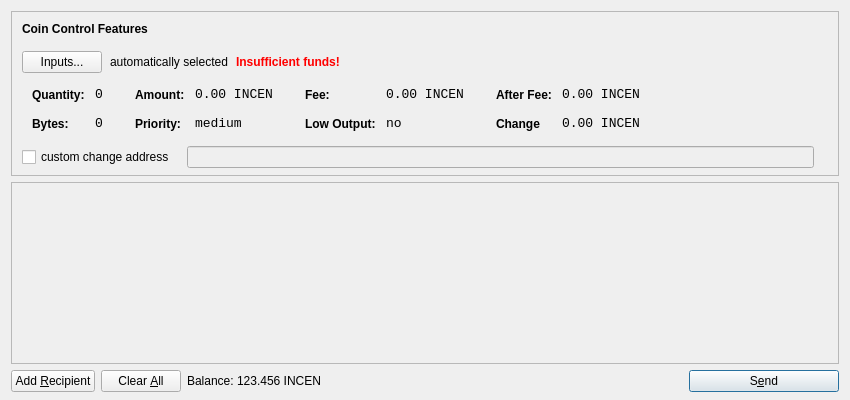
<?xml version="1.0" encoding="UTF-8"?>
<ui version="4.0">
 <class>SendCoinsDialog</class>
 <widget class="QDialog" name="SendCoinsDialog">
  <property name="geometry">
   <rect>
    <x>0</x>
    <y>0</y>
    <width>850</width>
    <height>400</height>
   </rect>
  </property>
  <property name="windowTitle">
   <string>Send Coins</string>
  </property>
  <layout class="QVBoxLayout" name="verticalLayout" stretch="0,1,0">
   <property name="bottomMargin">
    <number>8</number>
   </property>
   <item>
    <widget class="QFrame" name="frameCoinControl">
     <property name="sizePolicy">
      <sizepolicy hsizetype="Expanding" vsizetype="Expanding">
       <horstretch>0</horstretch>
       <verstretch>0</verstretch>
      </sizepolicy>
     </property>
     <property name="maximumSize">
      <size>
       <width>16777215</width>
       <height>16777215</height>
      </size>
     </property>
     <property name="frameShape">
      <enum>QFrame::StyledPanel</enum>
     </property>
     <property name="frameShadow">
      <enum>QFrame::Sunken</enum>
     </property>
     <layout class="QVBoxLayout" name="verticalLayoutCoinControl2">
      <property name="spacing">
       <number>-1</number>
      </property>
      <property name="leftMargin">
       <number>0</number>
      </property>
      <property name="topMargin">
       <number>0</number>
      </property>
      <property name="rightMargin">
       <number>0</number>
      </property>
      <property name="bottomMargin">
       <number>6</number>
      </property>
      <item>
       <layout class="QVBoxLayout" name="verticalLayoutCoinControl" stretch="0,0,0,0,1">
        <property name="spacing">
         <number>0</number>
        </property>
        <property name="leftMargin">
         <number>10</number>
        </property>
        <property name="topMargin">
         <number>10</number>
        </property>
        <item>
         <layout class="QHBoxLayout" name="horizontalLayoutCoinControl1">
          <property name="bottomMargin">
           <number>15</number>
          </property>
          <item>
           <widget class="QLabel" name="labelCoinControlFeatures">
            <property name="sizePolicy">
             <sizepolicy hsizetype="Preferred" vsizetype="Maximum">
              <horstretch>0</horstretch>
              <verstretch>0</verstretch>
             </sizepolicy>
            </property>
            <property name="font">
             <font>
              <weight>75</weight>
              <bold>true</bold>
             </font>
            </property>
            <property name="styleSheet">
             <string notr="true">font-weight:bold;</string>
            </property>
            <property name="text">
             <string>Coin Control Features</string>
            </property>
           </widget>
          </item>
         </layout>
        </item>
        <item>
         <layout class="QHBoxLayout" name="horizontalLayoutCoinControl2" stretch="0,0,0,0">
          <property name="spacing">
           <number>8</number>
          </property>
          <property name="bottomMargin">
           <number>10</number>
          </property>
          <item>
           <widget class="QPushButton" name="pushButtonCoinControl">
            <property name="styleSheet">
             <string notr="true"/>
            </property>
            <property name="text">
             <string>Inputs...</string>
            </property>
           </widget>
          </item>
          <item>
           <widget class="QLabel" name="labelCoinControlAutomaticallySelected">
            <property name="text">
             <string>automatically selected</string>
            </property>
            <property name="margin">
             <number>5</number>
            </property>
           </widget>
          </item>
          <item>
           <widget class="QLabel" name="labelCoinControlInsuffFunds">
            <property name="font">
             <font>
              <weight>75</weight>
              <bold>true</bold>
             </font>
            </property>
            <property name="styleSheet">
             <string notr="true">color:red;font-weight:bold;</string>
            </property>
            <property name="text">
             <string>Insufficient funds!</string>
            </property>
            <property name="margin">
             <number>5</number>
            </property>
           </widget>
          </item>
          <item>
           <spacer name="horizontalSpacerCoinControl">
            <property name="orientation">
             <enum>Qt::Horizontal</enum>
            </property>
            <property name="sizeHint" stdset="0">
             <size>
              <width>40</width>
              <height>1</height>
             </size>
            </property>
           </spacer>
          </item>
         </layout>
        </item>
        <item>
         <widget class="QWidget" name="widgetCoinControl" native="true">
          <property name="sizePolicy">
           <sizepolicy hsizetype="Preferred" vsizetype="Preferred">
            <horstretch>0</horstretch>
            <verstretch>0</verstretch>
           </sizepolicy>
          </property>
          <property name="minimumSize">
           <size>
            <width>0</width>
            <height>0</height>
           </size>
          </property>
          <property name="styleSheet">
           <string notr="true"/>
          </property>
          <layout class="QHBoxLayout" name="horizontalLayoutCoinControl5">
           <property name="margin">
            <number>0</number>
           </property>
           <item>
            <layout class="QHBoxLayout" name="horizontalLayoutCoinControl3" stretch="0,0,0,1">
             <property name="spacing">
              <number>20</number>
             </property>
             <property name="topMargin">
              <number>0</number>
             </property>
             <property name="bottomMargin">
              <number>10</number>
             </property>
             <item>
              <layout class="QFormLayout" name="formLayoutCoinControl1">
               <property name="horizontalSpacing">
                <number>10</number>
               </property>
               <property name="verticalSpacing">
                <number>14</number>
               </property>
               <property name="leftMargin">
                <number>10</number>
               </property>
               <property name="topMargin">
                <number>4</number>
               </property>
               <property name="rightMargin">
                <number>6</number>
               </property>
               <item row="0" column="0">
                <widget class="QLabel" name="labelCoinControlQuantityText">
                 <property name="styleSheet">
                  <string notr="true">font-weight:bold;</string>
                 </property>
                 <property name="text">
                  <string>Quantity:</string>
                 </property>
                 <property name="margin">
                  <number>0</number>
                 </property>
                </widget>
               </item>
               <item row="0" column="1">
                <widget class="QLabel" name="labelCoinControlQuantity">
                 <property name="font">
                  <font>
                   <family>Monospace</family>
                   <pointsize>10</pointsize>
                  </font>
                 </property>
                 <property name="cursor">
                  <cursorShape>IBeamCursor</cursorShape>
                 </property>
                 <property name="contextMenuPolicy">
                  <enum>Qt::ActionsContextMenu</enum>
                 </property>
                 <property name="text">
                  <string>0</string>
                 </property>
                 <property name="margin">
                  <number>0</number>
                 </property>
                 <property name="textInteractionFlags">
                  <set>Qt::LinksAccessibleByMouse|Qt::TextSelectableByKeyboard|Qt::TextSelectableByMouse</set>
                 </property>
                </widget>
               </item>
               <item row="1" column="0">
                <widget class="QLabel" name="labelCoinControlBytesText">
                 <property name="styleSheet">
                  <string notr="true">font-weight:bold;</string>
                 </property>
                 <property name="text">
                  <string>Bytes:</string>
                 </property>
                </widget>
               </item>
               <item row="1" column="1">
                <widget class="QLabel" name="labelCoinControlBytes">
                 <property name="font">
                  <font>
                   <family>Monospace</family>
                   <pointsize>10</pointsize>
                  </font>
                 </property>
                 <property name="cursor">
                  <cursorShape>IBeamCursor</cursorShape>
                 </property>
                 <property name="contextMenuPolicy">
                  <enum>Qt::ActionsContextMenu</enum>
                 </property>
                 <property name="text">
                  <string>0</string>
                 </property>
                 <property name="textInteractionFlags">
                  <set>Qt::LinksAccessibleByMouse|Qt::TextSelectableByKeyboard|Qt::TextSelectableByMouse</set>
                 </property>
                </widget>
               </item>
              </layout>
             </item>
             <item>
              <layout class="QFormLayout" name="formLayoutCoinControl2">
               <property name="horizontalSpacing">
                <number>10</number>
               </property>
               <property name="verticalSpacing">
                <number>14</number>
               </property>
               <property name="leftMargin">
                <number>6</number>
               </property>
               <property name="topMargin">
                <number>4</number>
               </property>
               <property name="rightMargin">
                <number>6</number>
               </property>
               <item row="0" column="0">
                <widget class="QLabel" name="labelCoinControlAmountText">
                 <property name="styleSheet">
                  <string notr="true">font-weight:bold;</string>
                 </property>
                 <property name="text">
                  <string>Amount:</string>
                 </property>
                 <property name="margin">
                  <number>0</number>
                 </property>
                </widget>
               </item>
               <item row="0" column="1">
                <widget class="QLabel" name="labelCoinControlAmount">
                 <property name="font">
                  <font>
                   <family>Monospace</family>
                   <pointsize>10</pointsize>
                  </font>
                 </property>
                 <property name="cursor">
                  <cursorShape>IBeamCursor</cursorShape>
                 </property>
                 <property name="contextMenuPolicy">
                  <enum>Qt::ActionsContextMenu</enum>
                 </property>
                 <property name="text">
                  <string>0.00 INCEN</string>
                 </property>
                 <property name="textInteractionFlags">
                  <set>Qt::LinksAccessibleByMouse|Qt::TextSelectableByKeyboard|Qt::TextSelectableByMouse</set>
                 </property>
                </widget>
               </item>
               <item row="1" column="0">
                <widget class="QLabel" name="labelCoinControlPriorityText">
                 <property name="styleSheet">
                  <string notr="true">font-weight:bold;</string>
                 </property>
                 <property name="text">
                  <string>Priority:</string>
                 </property>
                </widget>
               </item>
               <item row="1" column="1">
                <widget class="QLabel" name="labelCoinControlPriority">
                 <property name="font">
                  <font>
                   <family>Monospace</family>
                   <pointsize>10</pointsize>
                  </font>
                 </property>
                 <property name="cursor">
                  <cursorShape>IBeamCursor</cursorShape>
                 </property>
                 <property name="contextMenuPolicy">
                  <enum>Qt::ActionsContextMenu</enum>
                 </property>
                 <property name="text">
                  <string>medium</string>
                 </property>
                 <property name="textInteractionFlags">
                  <set>Qt::LinksAccessibleByMouse|Qt::TextSelectableByKeyboard|Qt::TextSelectableByMouse</set>
                 </property>
                </widget>
               </item>
              </layout>
             </item>
             <item>
              <layout class="QFormLayout" name="formLayoutCoinControl3">
               <property name="horizontalSpacing">
                <number>10</number>
               </property>
               <property name="verticalSpacing">
                <number>14</number>
               </property>
               <property name="leftMargin">
                <number>6</number>
               </property>
               <property name="topMargin">
                <number>4</number>
               </property>
               <property name="rightMargin">
                <number>6</number>
               </property>
               <item row="0" column="0">
                <widget class="QLabel" name="labelCoinControlFeeText">
                 <property name="styleSheet">
                  <string notr="true">font-weight:bold;</string>
                 </property>
                 <property name="text">
                  <string>Fee:</string>
                 </property>
                 <property name="margin">
                  <number>0</number>
                 </property>
                </widget>
               </item>
               <item row="0" column="1">
                <widget class="QLabel" name="labelCoinControlFee">
                 <property name="font">
                  <font>
                   <family>Monospace</family>
                   <pointsize>10</pointsize>
                  </font>
                 </property>
                 <property name="cursor">
                  <cursorShape>IBeamCursor</cursorShape>
                 </property>
                 <property name="contextMenuPolicy">
                  <enum>Qt::ActionsContextMenu</enum>
                 </property>
                 <property name="text">
                  <string>0.00 INCEN</string>
                 </property>
                 <property name="textInteractionFlags">
                  <set>Qt::LinksAccessibleByMouse|Qt::TextSelectableByKeyboard|Qt::TextSelectableByMouse</set>
                 </property>
                </widget>
               </item>
               <item row="1" column="0">
                <widget class="QLabel" name="labelCoinControlLowOutputText">
                 <property name="styleSheet">
                  <string notr="true">font-weight:bold;</string>
                 </property>
                 <property name="text">
                  <string>Low Output:</string>
                 </property>
                </widget>
               </item>
               <item row="1" column="1">
                <widget class="QLabel" name="labelCoinControlLowOutput">
                 <property name="font">
                  <font>
                   <family>Monospace</family>
                   <pointsize>10</pointsize>
                  </font>
                 </property>
                 <property name="cursor">
                  <cursorShape>IBeamCursor</cursorShape>
                 </property>
                 <property name="contextMenuPolicy">
                  <enum>Qt::ActionsContextMenu</enum>
                 </property>
                 <property name="text">
                  <string>no</string>
                 </property>
                 <property name="textInteractionFlags">
                  <set>Qt::LinksAccessibleByMouse|Qt::TextSelectableByKeyboard|Qt::TextSelectableByMouse</set>
                 </property>
                </widget>
               </item>
              </layout>
             </item>
             <item>
              <layout class="QFormLayout" name="formLayoutCoinControl4">
               <property name="horizontalSpacing">
                <number>10</number>
               </property>
               <property name="verticalSpacing">
                <number>14</number>
               </property>
               <property name="leftMargin">
                <number>6</number>
               </property>
               <property name="topMargin">
                <number>4</number>
               </property>
               <property name="rightMargin">
                <number>6</number>
               </property>
               <item row="0" column="0">
                <widget class="QLabel" name="labelCoinControlAfterFeeText">
                 <property name="styleSheet">
                  <string notr="true">font-weight:bold;</string>
                 </property>
                 <property name="text">
                  <string>After Fee:</string>
                 </property>
                 <property name="margin">
                  <number>0</number>
                 </property>
                </widget>
               </item>
               <item row="0" column="1">
                <widget class="QLabel" name="labelCoinControlAfterFee">
                 <property name="font">
                  <font>
                   <family>Monospace</family>
                   <pointsize>10</pointsize>
                  </font>
                 </property>
                 <property name="cursor">
                  <cursorShape>IBeamCursor</cursorShape>
                 </property>
                 <property name="contextMenuPolicy">
                  <enum>Qt::ActionsContextMenu</enum>
                 </property>
                 <property name="text">
                  <string>0.00 INCEN</string>
                 </property>
                 <property name="textInteractionFlags">
                  <set>Qt::LinksAccessibleByMouse|Qt::TextSelectableByKeyboard|Qt::TextSelectableByMouse</set>
                 </property>
                </widget>
               </item>
               <item row="1" column="0">
                <widget class="QLabel" name="labelCoinControlChangeText">
                 <property name="styleSheet">
                  <string notr="true">font-weight:bold;</string>
                 </property>
                 <property name="text">
                  <string>Change</string>
                 </property>
                </widget>
               </item>
               <item row="1" column="1">
                <widget class="QLabel" name="labelCoinControlChange">
                 <property name="font">
                  <font>
                   <family>Monospace</family>
                   <pointsize>10</pointsize>
                  </font>
                 </property>
                 <property name="cursor">
                  <cursorShape>IBeamCursor</cursorShape>
                 </property>
                 <property name="contextMenuPolicy">
                  <enum>Qt::ActionsContextMenu</enum>
                 </property>
                 <property name="text">
                  <string>0.00 INCEN</string>
                 </property>
                 <property name="textInteractionFlags">
                  <set>Qt::LinksAccessibleByMouse|Qt::TextSelectableByKeyboard|Qt::TextSelectableByMouse</set>
                 </property>
                </widget>
               </item>
              </layout>
             </item>
            </layout>
           </item>
          </layout>
         </widget>
        </item>
        <item>
         <layout class="QHBoxLayout" name="horizontalLayoutCoinControl4" stretch="0,0,0">
          <property name="spacing">
           <number>12</number>
          </property>
          <property name="sizeConstraint">
           <enum>QLayout::SetDefaultConstraint</enum>
          </property>
          <property name="topMargin">
           <number>5</number>
          </property>
          <property name="rightMargin">
           <number>5</number>
          </property>
          <item>
           <widget class="QCheckBox" name="checkBoxCoinControlChange">
            <property name="text">
             <string>custom change address</string>
            </property>
           </widget>
          </item>
          <item>
           <widget class="QLineEdit" name="lineEditCoinControlChange">
            <property name="enabled">
             <bool>false</bool>
            </property>
            <property name="sizePolicy">
             <sizepolicy hsizetype="Expanding" vsizetype="Fixed">
              <horstretch>0</horstretch>
              <verstretch>0</verstretch>
             </sizepolicy>
            </property>
           </widget>
          </item>
          <item>
           <widget class="QLabel" name="labelCoinControlChangeLabel">
            <property name="sizePolicy">
             <sizepolicy hsizetype="Preferred" vsizetype="Expanding">
              <horstretch>0</horstretch>
              <verstretch>0</verstretch>
             </sizepolicy>
            </property>
            <property name="minimumSize">
             <size>
              <width>0</width>
              <height>0</height>
             </size>
            </property>
            <property name="text">
             <string/>
            </property>
            <property name="margin">
             <number>3</number>
            </property>
           </widget>
          </item>
         </layout>
        </item>
        <item>
         <spacer name="verticalSpacerCoinControl">
          <property name="orientation">
           <enum>Qt::Vertical</enum>
          </property>
          <property name="sizeHint" stdset="0">
           <size>
            <width>800</width>
            <height>1</height>
           </size>
          </property>
         </spacer>
        </item>
       </layout>
      </item>
     </layout>
    </widget>
   </item>
   <item>
    <widget class="QScrollArea" name="scrollArea">
     <property name="widgetResizable">
      <bool>true</bool>
     </property>
     <widget class="QWidget" name="scrollAreaWidgetContents">
      <property name="geometry">
       <rect>
        <x>0</x>
        <y>0</y>
        <width>830</width>
        <height>165</height>
       </rect>
      </property>
      <layout class="QVBoxLayout" name="verticalLayout_2">
       <property name="margin">
        <number>0</number>
       </property>
       <item>
        <layout class="QVBoxLayout" name="entries">
         <property name="spacing">
          <number>6</number>
         </property>
        </layout>
       </item>
       <item>
        <spacer name="verticalSpacer">
         <property name="orientation">
          <enum>Qt::Vertical</enum>
         </property>
         <property name="sizeHint" stdset="0">
          <size>
           <width>20</width>
           <height>40</height>
          </size>
         </property>
        </spacer>
       </item>
      </layout>
     </widget>
    </widget>
   </item>
   <item>
    <layout class="QHBoxLayout" name="horizontalLayout">
     <item>
      <widget class="QPushButton" name="addButton">
       <property name="toolTip">
        <string>Send to multiple recipients at once</string>
       </property>
       <property name="text">
        <string>Add &amp;Recipient</string>
       </property>
       <property name="icon">
        <iconset resource="../bitcoin.qrc">
         <normaloff>:/icons/add</normaloff>:/icons/add</iconset>
       </property>
       <property name="autoDefault">
        <bool>false</bool>
       </property>
      </widget>
     </item>
     <item>
      <widget class="QPushButton" name="clearButton">
       <property name="sizePolicy">
        <sizepolicy hsizetype="Minimum" vsizetype="Fixed">
         <horstretch>0</horstretch>
         <verstretch>0</verstretch>
        </sizepolicy>
       </property>
       <property name="toolTip">
        <string>Remove all transaction fields</string>
       </property>
       <property name="text">
        <string>Clear &amp;All</string>
       </property>
       <property name="icon">
        <iconset resource="../bitcoin.qrc">
         <normaloff>:/icons/remove</normaloff>:/icons/remove</iconset>
       </property>
       <property name="autoRepeatDelay">
        <number>300</number>
       </property>
       <property name="autoDefault">
        <bool>false</bool>
       </property>
      </widget>
     </item>
     <item>
      <layout class="QHBoxLayout" name="horizontalLayout_2">
       <property name="spacing">
        <number>3</number>
       </property>
       <item>
        <widget class="QLabel" name="label">
         <property name="sizePolicy">
          <sizepolicy hsizetype="Preferred" vsizetype="Fixed">
           <horstretch>0</horstretch>
           <verstretch>0</verstretch>
          </sizepolicy>
         </property>
         <property name="text">
          <string>Balance:</string>
         </property>
        </widget>
       </item>
       <item>
        <widget class="QLabel" name="labelBalance">
         <property name="sizePolicy">
          <sizepolicy hsizetype="Preferred" vsizetype="Fixed">
           <horstretch>0</horstretch>
           <verstretch>0</verstretch>
          </sizepolicy>
         </property>
         <property name="cursor">
          <cursorShape>IBeamCursor</cursorShape>
         </property>
         <property name="text">
          <string>123.456 INCEN</string>
         </property>
         <property name="textInteractionFlags">
          <set>Qt::LinksAccessibleByMouse|Qt::TextSelectableByKeyboard|Qt::TextSelectableByMouse</set>
         </property>
        </widget>
       </item>
      </layout>
     </item>
     <item>
      <spacer name="horizontalSpacer">
       <property name="orientation">
        <enum>Qt::Horizontal</enum>
       </property>
       <property name="sizeHint" stdset="0">
        <size>
         <width>40</width>
         <height>20</height>
        </size>
       </property>
      </spacer>
     </item>
     <item>
      <widget class="QPushButton" name="sendButton">
       <property name="minimumSize">
        <size>
         <width>150</width>
         <height>0</height>
        </size>
       </property>
       <property name="toolTip">
        <string>Confirm the send action</string>
       </property>
       <property name="text">
        <string>S&amp;end</string>
       </property>
       <property name="icon">
        <iconset resource="../bitcoin.qrc">
         <normaloff>:/icons/send</normaloff>:/icons/send</iconset>
       </property>
       <property name="default">
        <bool>true</bool>
       </property>
      </widget>
     </item>
    </layout>
   </item>
  </layout>
 </widget>
 <resources>
  <include location="../bitcoin.qrc"/>
 </resources>
 <connections/>
</ui>
